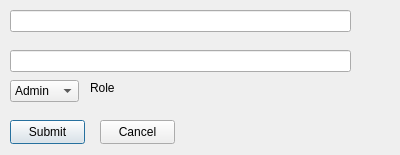
<?xml version="1.0" encoding="UTF-8"?>
<ui version="4.0">
 <class>AddUserDialog</class>
 <widget class="QDialog" name="AddUserDialog">
  <property name="geometry">
   <rect>
    <x>0</x>
    <y>0</y>
    <width>400</width>
    <height>155</height>
   </rect>
  </property>
  <property name="AddUserDialog" stdset="0">
   <string>Dialog</string>
  </property>
  <widget class="QPushButton" name="submit">
   <property name="geometry">
    <rect>
     <x>10</x>
     <y>120</y>
     <width>75</width>
     <height>24</height>
    </rect>
   </property>
   <property name="text">
    <string>Submit</string>
   </property>
  </widget>
  <widget class="QPushButton" name="cancel">
   <property name="geometry">
    <rect>
     <x>100</x>
     <y>120</y>
     <width>75</width>
     <height>24</height>
    </rect>
   </property>
   <property name="text">
    <string>Cancel</string>
   </property>
  </widget>
  <widget class="QLineEdit" name="nameEdit">
   <property name="geometry">
    <rect>
     <x>10</x>
     <y>10</y>
     <width>341</width>
     <height>22</height>
    </rect>
   </property>
  </widget>
  <widget class="QLineEdit" name="passEdit">
   <property name="geometry">
    <rect>
     <x>10</x>
     <y>50</y>
     <width>341</width>
     <height>22</height>
    </rect>
   </property>
  </widget>
  <widget class="QComboBox" name="roleEdit">
   <property name="geometry">
    <rect>
     <x>10</x>
     <y>80</y>
     <width>69</width>
     <height>22</height>
    </rect>
   </property>
   <item>
    <property name="text">
     <string>Admin</string>
    </property>
   </item>
   <item>
    <property name="text">
     <string>Receptionist</string>
    </property>
   </item>
   <item>
    <property name="text">
     <string>Doctor</string>
    </property>
   </item>
  </widget>
  <widget class="QLabel" name="label">
   <property name="geometry">
    <rect>
     <x>90</x>
     <y>80</y>
     <width>49</width>
     <height>16</height>
    </rect>
   </property>
   <property name="text">
    <string>Role</string>
   </property>
  </widget>
 </widget>
 <resources/>
 <connections/>
</ui>
